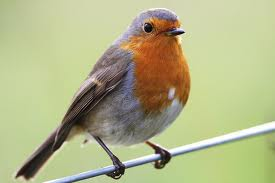
%> input picture Part-2_ Gabor Segmentation/data/robin-1.jpg, 275 x 183 px
$ octave gabor_segmentation.m   (GNU Octave 9; MATLAB toolbox functions it lacks are replaced by stand-ins)
%> lines starting %> are read from the running program, lines starting %| are printed output that depends on the picture; in (x1, y1, x2, y2) boxes, pixels count from 0 and x2, y2 are one past the last pixel; in counts of white or black regions, pixels touching at a corner belong together; the program's own positions count from 1
clc

%% Hyperparameters
k        = 2;      % number of clusters in k-means algorithm. By default,
                   % we consider k to be 2 in foreground-background segmentation task.
image_id = 'Robin-1'; % Identifier to switch between input images.
                   % Possible ids: 'Kobi',    'Polar', 'Robin-1'
                   %               'Robin-2', 'Cows'

% Misc
err_msg  = 'Image not available.';

% Control settings
visFlag       = false;    %  Set to true to visualize filter responses.
smoothingFlag = true;   %  Set to true to postprocess filter outputs.

%% Read image
switch image_id
    case 'Kobi'
        img = imread('kobi.png');
        resize_factor = 0.25;
    case 'Polar'
        img = imread('./data/polar-bear-hiding.jpg');
        resize_factor = 0.75;
    case 'Robin-1'
        img = imread('./data/robin-1.jpg');
%> img is the input picture: size 183x275x3 uint8; mean R, G, B 177.3, 179.8, 136.1
        resize_factor = 1;
    case 'Robin-2'
        img = imread('./data/robin-2.jpg');
        resize_factor = 0.5;
    case 'Cows'
        img = imread('./data/cows.jpg');
        resize_factor = 0.5;
    case 'SciencePark'
        img = imread('./data/sciencepark.jpg');
        img = permute(img,[2,1,3]);
        resize_factor = 0.2;

    otherwise
        error(err_msg)
end

% Image adjustments
img      = imresize(img,resize_factor);
img_gray = rgb2gray(img);
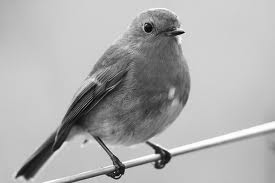
%> img_gray: size 183x275 uint8; min 1, max 255, mean 174.1

% Display image
figure(1), imshow(img), title(sprintf('Input image: %s', image_id));

%% Design array of Gabor Filters
% In this code section, you will create a Gabor Filterbank. A filterbank is
% a collection of filters with varying properties (e.g. {shape, texture}).
% A Gabor filterbank consists of Gabor filters of distinct orientations
% and scales. We will use this bank to extract texture information from the
% input image.
[numRows, numCols, ~] = size(img);
%> numRows = 183; numCols = 275

% Estimate the minimum and maximum of the wavelengths for the sinusoidal
% carriers.
% ** This step is pretty much standard, therefore, you don't have to
%    worry about it. It is cycles in pixels. **
%lambdaMin = 4/sqrt(2); % default
lambdaMin = 5;
lambdaMax = hypot(numRows,numCols);
%> lambdaMax = 330.3

% Specify the carrier wavelengths.
% (or the central frequency of the carrier signal, which is 1/lambda)
n = floor(log2(lambdaMax/lambdaMin));
%> n = 6
lambdas = 2.^(0:(n-2)) * lambdaMin;
%> lambdas = [5 10 20 40 80]

% Define the set of orientations for the Gaussian envelope.
%dTheta      = 2*pi/8;                  % \\ the default step size
dTheta      = 2*pi/8;                  % \\ the step size
orientations = 0:dTheta:(pi/2);

% Define the set of sigmas for the Gaussian envelope. Sigma here defines
% the standard deviation, or the spread of the Gaussian.
sigmas = [0.8, 0.9, 1, 1.1, 1.2];

% Now you can create the filterbank. We provide you with a MATLAB struct
% called gaborFilterBank in which we will hold the filters and their
% corresponding parameters such as sigma, lambda and etc.
% ** All you need to do is to implement createGabor(). Rest will be handled
%    by the provided code block. **
gaborFilterBank = struct();
tic
filterNo = 1;
for ii = 1:length(lambdas)
    for jj  = 1:length(sigmas)
        for ll = 1:length(orientations)
            % Filter parameter configuration for this filter.
            lambda = lambdas(ii);
            sigma  = sigmas(jj);
            theta  = orientations(ll);
            psi    = 0;
            gamma  = 0.5;

            % Create a Gabor filter with the specs above.
            % (We also record the settings in which they are created. )
            % // TODO: Implement the function createGabor() following
            %          the guidelines in the given function template.
            %          ** See createGabor.m for instructions ** //
            gaborFilterBank(filterNo).filterPairs = createGabor( sigma, theta, lambda, psi, gamma );
            gaborFilterBank(filterNo).sigma       = sigma;
            gaborFilterBank(filterNo).lambda      = lambda;
            gaborFilterBank(filterNo).theta       = theta;
            gaborFilterBank(filterNo).psi         = psi;
            gaborFilterBank(filterNo).gamma       = gamma;
            filterNo = filterNo+1;
        end
    end
end
%> after the loop, filterNo = 76
ctime = toc;

fprintf('--------------------------------------\n \t\tDetails\n--------------------------------------\n')
fprintf('Total number of filters       : %d \n', length(gaborFilterBank));
%| Total number of filters       : 75
fprintf('Number of scales (sigma)      : %d \n', length(sigmas));
fprintf('Number of orientations (theta): %d \n', length(orientations));
fprintf('Number of carriers (lambda)   : %d \n', length(lambdas));
%| Number of carriers (lambda)   : 5
fprintf('--------------------------------------\n')
fprintf('Filter bank created in %.3f seconds.\n', ctime);
fprintf('--------------------------------------\n')


%% Filter images using Gabor filter bank using quadrature pairs (real and imaginary parts)
% You will now filter the input image with each complex Gabor filter in
% gaborFilterBank structure and store the output in the cell called
% featureMaps.
% // Hint-1: Apply both the real imaginary parts of each kernel
%            separately in the spatial domain (i.e. over the image). //
% // Hint-2: Assign each output (i.e. real and imaginary parts) in
%            variables called real_out and imag_out. //
% // Hint-3: Use built-in MATLAB function, imfilter, to convolve the filter
%            with the input image. Type in the command window the following
%            command for more information: doc imfilter. Check the options
%            for padding. Find the one that works well. You might want to
%            explain what works better and why shortly in the report.
featureMaps = cell(length(gaborFilterBank),1);
for jj = 1 : length(gaborFilterBank)
    gabor_filterPairs = gaborFilterBank(jj).filterPairs;
    gabor_real = gabor_filterPairs(:, :, 1);
    gabor_imag = gabor_filterPairs(:, :, 2);
    real_out = imfilter(img_gray, gabor_real, 'circular', 'corr'); % \\TODO: filter the grayscale input with real part of the Gabor
    imag_out = imfilter(img_gray, gabor_imag, 'circular', 'corr'); % \\TODO: filter the grayscale input with imaginary part of the Gabor

    featureMaps{jj} = cat(3, real_out, imag_out);

    % Visualize the filter responses if you wish.
    if visFlag
        figure(2),
        subplot(121), imshow(real_out), title(sprintf('Re[h(x,y)], \\lambda = %f, \\theta = %f, \\sigma = %f',gaborFilterBank(jj).lambda,...
                                                                                                              gaborFilterBank(jj).theta,...
                                                                                                              gaborFilterBank(jj).sigma));
        subplot(122), imshow(imag_out), title(sprintf('Im[h(x,y)], \\lambda = %f, \\theta = %f, \\sigma = %f',gaborFilterBank(jj).lambda,...
                                                                                                              gaborFilterBank(jj).theta,...
                                                                                                              gaborFilterBank(jj).sigma));
        pause(1)
    end
end
%> this loop made 75 passes
%> pass 1, `real_out = imfilter(img_gray, gabor_real, 'circular', 'corr');`:
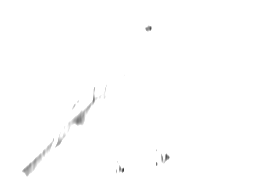
%> real_out: size 183x275 uint8; min 53, max 255, mean 254.1
%> after the loop, featureMaps = 75 items


%% Compute the magnitude
% Now, you will compute the magnitude of the output responses.
% \\ Hint: (real_part^2 + imaginary_part^2)^(1/2) \\
featureMags =  cell(length(gaborFilterBank),1);
for jj = 1:length(featureMaps)
    real_part = featureMaps{jj}(:, :, 1);
    imag_part = featureMaps{jj}(:, :, 2);
    featureMags{jj} = sqrt(double((real_part.^2)) + ...
        double(imag_part.^2)); % \\TODO: Compute the magnitude here

    % Visualize the magnitude response if you wish.
    if visFlag
        figure(3),
        imshow(uint8(featureMags{jj})), title(sprintf('Re[h(x,y)], \\lambda = %f, \\theta = %f, \\sigma = %f',gaborFilterBank(jj).lambda,...
                                                                                                              gaborFilterBank(jj).theta,...
                                                                                                              gaborFilterBank(jj).sigma));
        pause(.3)
    end

end
%> after the loop, featureMags = 75 items
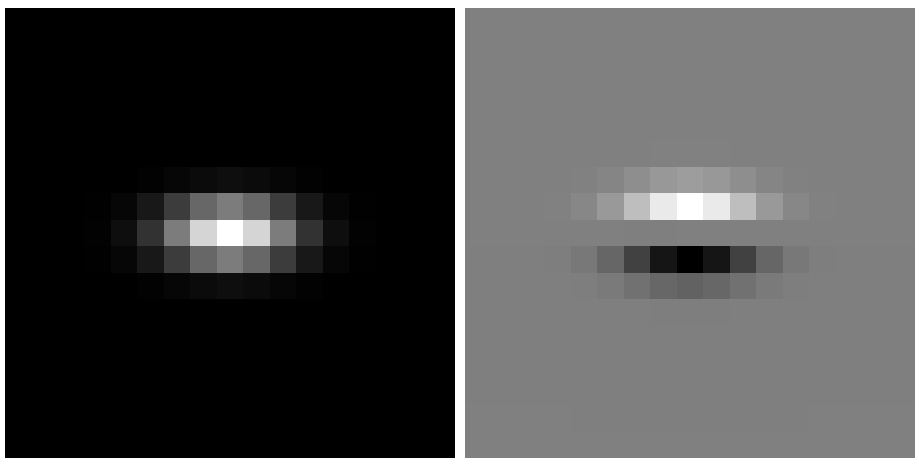
%> figure redrawn from the program's plot data, 2 panels


%% Prepare and Preprocess features
% You can think of each filter response as a sort of feature representation
% for the pixels. Now that you have numFilters = |gaborFilterBank| filters,
% we can represent each pixel by this many features.
% \\ Q: What kind of features do you think gabor filters might correspond to?

% You will now implement a smoothing operation over the magnitude images in
% featureMags.
% \\ Hint: For each i in [1, length(featureMags)], smooth featureMags{i}
%          using an appropriate first order Gaussian kernel.
% \\ Hint: doc imfilter, doc fspecial or doc imgaussfilt.
features = zeros(numRows, numCols, length(featureMags));
if smoothingFlag
    % \\TODO:
    for jj = 1:length(featureMags)
        % i)  filter the magnitude response with appropriate Gaussian kernels
        smooth_param = 1; % 1 = overall best value
        smoothed_magn = imgaussfilt(featureMags{jj}, smooth_param*gaborFilterBank(jj).lambda);

        % ii) insert the smoothed image into features(:,:,jj)
        features(:, :, jj) = smoothed_magn;
    end
%> this loop made 75 passes
%> pass 1, `smoothed_magn = imgaussfilt(featureMags{jj}, smooth_param*gaborFilterB..`:
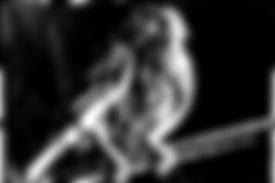
%> smoothed_magn: size 183x275 double; min 15.97, max 22.02, mean 17.2; drawn with min black and max white
else
    % Don't smooth but just insert magnitude images into the matrix
    % called features.
    for jj = 1:length(featureMags)
        features(:, :, jj) = featureMags{jj};
    end
end


% Reshape the filter outputs (i.e. tensor called features) of size
% [numRows, numCols, numFilters] into a matrix of size [numRows*numCols, numFilters]
% This will constitute our data matrix which represents each pixel in the
% input image with numFilters features.
features = reshape(features, numRows * numCols, []);


% Standardize features.
% \\ Hint: see http://ufldl.stanford.edu/wiki/index.php/Data_Preprocessing
%          for more information. \\
% \\ TODO: i)  Implement standardization on matrix called features.
%          ii) Return the standardized data matrix.
features = bsxfun(@minus, features, mean(features));
features = bsxfun(@rdivide, features, std(features));


% (Optional) Visualize the saliency map using the first principal component
% of the features matrix. It will be useful to diagnose possible problems
% with the pipeline and filterbank.
coeff = pca(features);
feature2DImage = reshape(features*coeff(:,1),numRows,numCols);
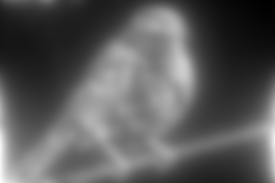
%> feature2DImage: size 183x275 double; min -11.1, max 19.94, mean -1.28e-12; drawn with min black and max white
figure(4)
imshow(feature2DImage,[]), title('Pixel representation projected onto first PC')


% Apply k-means algorithm to cluster pixels using the data matrix,
% features.
% \\ Hint-1: doc kmeans
% \\ Hint-2: use the parameter k defined in the first section when calling
%            MATLAB's built-in kmeans function.
tic
pixLabels = kmeans(features, k); % \\TODO: Return cluster labels per pixel
ctime = toc;
fprintf('Clustering completed in %.3f seconds.\n', ctime);


% Visualize the clustering by reshaping pixLabels into original grayscale
% input size [numRows numCols].
pixLabels = reshape(pixLabels,[numRows numCols]);
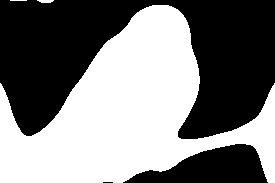
%> pixLabels: size 183x275 double; values 1 (black) and 2 (white), 48.8% white; 3 white regions (1 under 20 px), largest, box (x1, y1, x2, y2) and area: (0, 5, 275, 183) 24524, (37, 0, 54, 3) 41

figure(5)
imshow(label2rgb(pixLabels)), title('Pixel clusters');


% Use the pixLabels to visualize segmentation.
Aseg1 = zeros(size(img),'like',img);
%> Aseg1: size 183x275x3 uint8; every value is 0
Aseg2 = zeros(size(img),'like',img);
BW = pixLabels == 2;
BW = repmat(BW,[1 1 3]);
Aseg1(BW) = img(BW);
Aseg2(~BW) = img(~BW);
figure(6)
imshowpair(Aseg1,Aseg2,'montage')
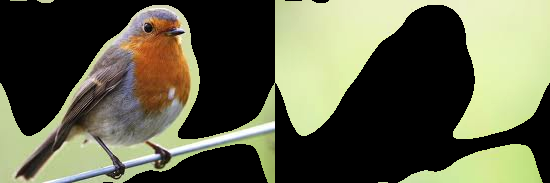
%> displayed picture: size 183x550x3, on the screen's scale of 0 to 255; mean R, G, B 94.5, 96.1, 72.6

fclose('all');
